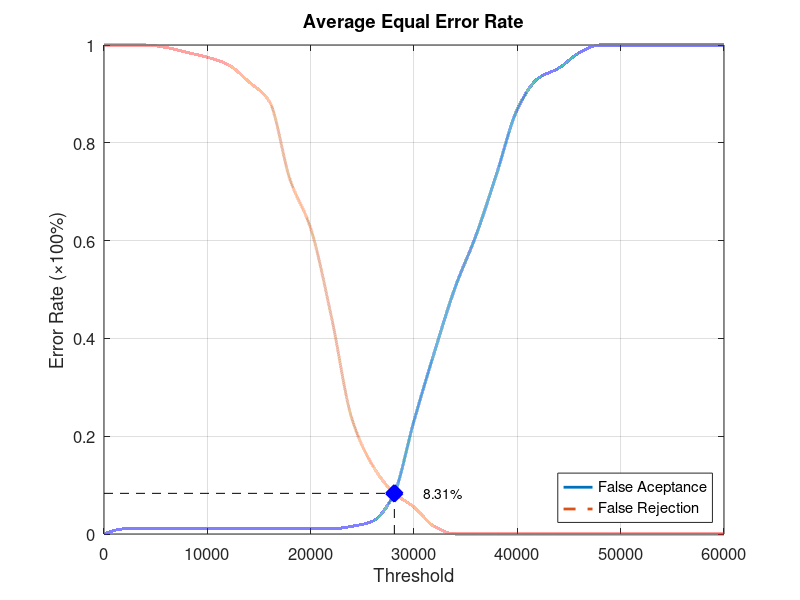
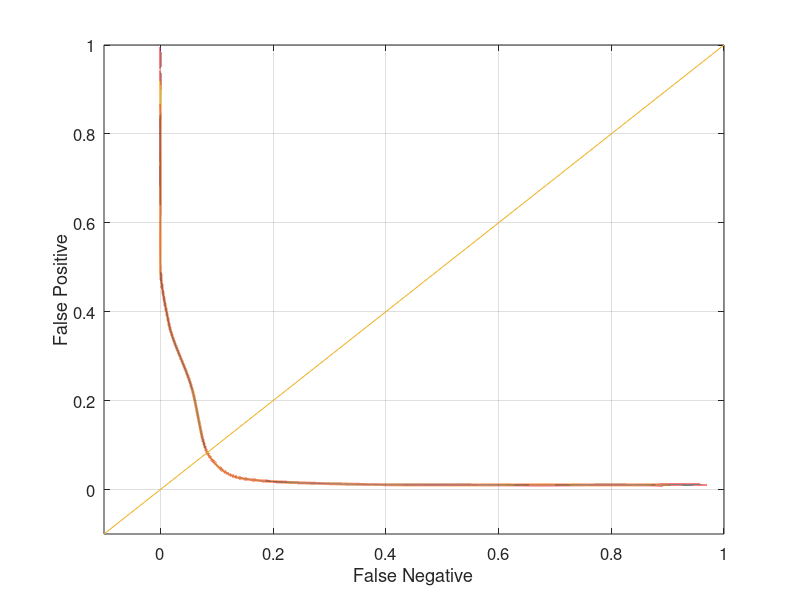

MATLAB code for these plots, in order:
function yEER = Database4_3
close all;
clear;
clc;
x = 0:2000:60000;
xq = 0:0.5:60000;

y0 = [0 0.0105263 0.0105263 0.0105263 0.0105263 0.0105263 0.0105263 0.0105263 0.0105263 0.0105263 0.0105263 0.0105263 0.0157895 0.0263158 0.0789474 0.231579 0.373684 0.505263 0.610526 0.736842 0.868421 0.931579 0.952632 0.984211 1 1 1 1 1 1 1];
yy0 = interp1(x, y0, xq, 'pchip');
y1 = [1 1 1 0.995 0.985 0.975 0.96 0.925 0.885 0.725 0.625 0.445 0.235 0.14 0.085 0.055 0.015 0 0 0 0 0 0 0 0 0 0 0 0 0 0];
yy1 = interp1(x, y1, xq, 'pchip');

% Calculating EER: 
y2 = abs(y0 - y1);
find(y2 == min(y2))
yy2 = abs(yy0 - yy1);
xEER = find(yy2 == min(yy2));
xEERIndex = xq(xEER) % X-axis EER
yEER = yy0(xEER) % Y-axis EER

main = figure
plot(xq, yy0,'-','LineWidth', 2);	hold on
plot(xq, yy1,'--','LineWidth', 2);	hold on
plot([xEERIndex xEERIndex], [0 yEER], 'k--');	hold on
plot([0 xEERIndex], [yEER yEER], 'k--');	hold on
plot(xEERIndex, yEER, 'bx', 'LineWidth', 10);	hold on
text(xEERIndex + 10 * xEERIndex / 100, yEER, [num2str(round((10000 * yEER)) / 100) '%'])
legend('False Aceptance', 'False Rejection', 'Location', 'SouthEast')
xlabel('Threshold')
ylabel('Error Rate (\times100%)')
title('Average Equal Error Rate')
set(gca, 'FontSize', 12)
axis([0 60000 0 1])
grid on

print(main, 'Database4_3Main', '-dpng');
FNRxFPR = figure('Color', [1 1 1]);
plot(yy1, yy0, '-', yy1, yy0, 'LineWidth', 2);
hold on
y = -0.1:0.1:1
plot(y, y); 
set(gca, 'FontSize', 12)
xlabel('False Negative')
ylabel('False Positive')
axis([-0.1 1 -0.1 1])
set(gca, 'FontSize', 12)
grid on

print(FNRxFPR, 'Database4_3FNRxFPR','-dpng');
end
